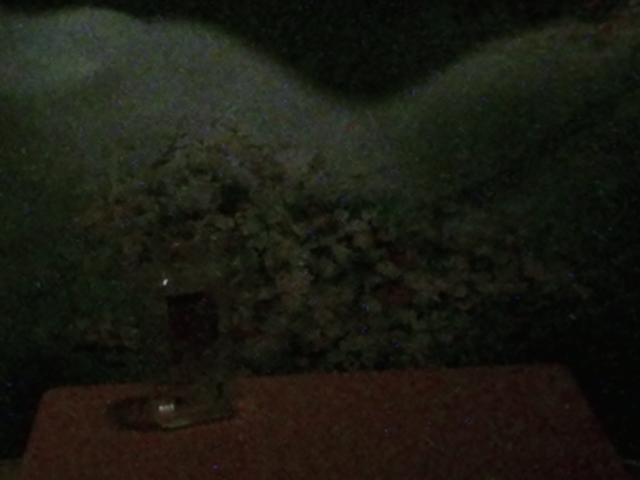
#> input picture data/cases/1001/RGB.png, 640 x 480 px
$ python make_figures.py
#> lines starting #> are read from the running program, lines starting #| are printed output that depends on the picture; after the words box and inside, x2 and y2 are one past the last pixel; in counts of white or black regions, pixels touching at a corner belong together
### src/ipen/data.py
"""Dataset access for the low-light RGB-T segmentation experiment.

12 hand-picked frames of the public VDT-2048 benchmark are shipped with the
repository (``data/cases/<id>/{RGB.png, thermal.png, gt.png}``).  Each frame has
a visible-light image, a thermal image and the pixel-accurate ground-truth mask,
so every segmentation method can be scored exactly.
"""
from __future__ import annotations

from dataclasses import dataclass
from pathlib import Path

import numpy as np
from PIL import Image

ROOT = Path(__file__).resolve().parents[2]
CASES = ROOT / "data" / "cases"

RGB_NAME = "RGB.png"
THERMAL_NAME = "热红外.png"
GT_NAME = "真实掩码GT.png"


@dataclass
class Frame:
    sid: str
    rgb: np.ndarray        # (H, W, 3) uint8
    thermal: np.ndarray    # (H, W, 3) uint8
    gt: np.ndarray         # (H, W) bool

    @property
    def shape(self):
        return self.gt.shape


def _read(path: Path, mode: str = "RGB") -> np.ndarray:
#> called with mode = 'RGB'
    with Image.open(path) as im:
#> im is the input picture: PIL image 640x480 RGB; mean R, G, B 26.1, 26.4, 17.9
        return np.asarray(im.convert(mode))


def load_frame(sid: str) -> Frame:
    d = CASES / sid
    return Frame(sid, _read(d / RGB_NAME), _read(d / THERMAL_NAME),
                 _read(d / GT_NAME, "L") >= 128)
#> call 2 of _read, with mode = 'RGB'
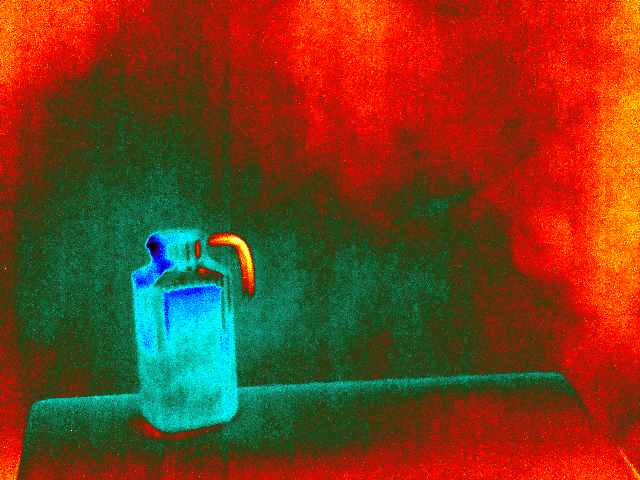
#> input picture data/cases/1001/热红外.png, 640 x 480 px
#> in _read, im is the input picture: PIL image 640x480 RGB; mean R, G, B 117.6, 62.3, 28.4
#> call 3 of _read, with mode = 'L'
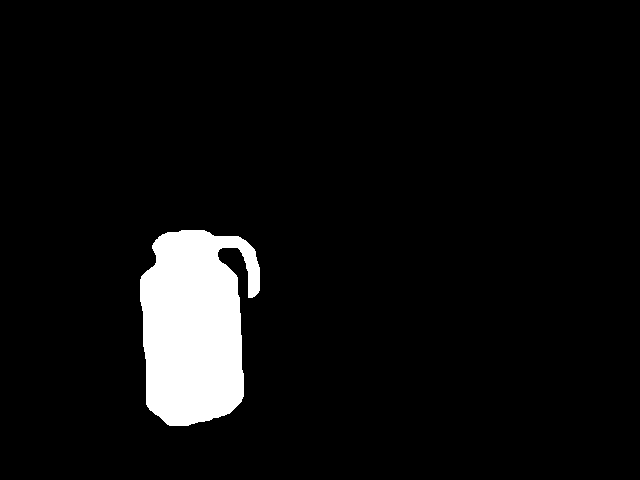
#> input picture data/cases/1001/真实掩码GT.png, 640 x 480 px
#> in _read, im is the input picture: PIL image 640x480 L; 5.8% white; 1 white region, box (x1, y1, x2, y2) and area: (140, 230, 260, 426) 17926


def load_frames(limit: int | None = None) -> list[Frame]:
    ids = sorted(p.name for p in CASES.iterdir() if p.is_dir())
    if limit:
        ids = ids[:limit]
    return [load_frame(sid) for sid in ids]


def luminance(rgb: np.ndarray) -> np.ndarray:
    f = rgb.astype(np.float32) / 255.0
    return 0.299 * f[..., 0] + 0.587 * f[..., 1] + 0.114 * f[..., 2]

### scripts/make_figures.py
"""Figures for the low-light RGB-T segmentation report (classical only).

    python scripts/make_figures.py
"""
from __future__ import annotations

import sys
from pathlib import Path

import matplotlib
matplotlib.use("Agg")
import matplotlib.pyplot as plt
import numpy as np
import pandas as pd

ROOT = Path(__file__).resolve().parents[1]
sys.path.insert(0, str(ROOT / "src"))

from ipen.baselines import grabcut_gtbox                      # noqa: E402
from ipen.data import load_frames                             # noqa: E402
from ipen.enhance import ENHANCERS                            # noqa: E402
from ipen.fuse import fuse                                    # noqa: E402
from ipen.metrics import iou                                   # noqa: E402
from ipen.segment import SEGMENTERS, postprocess               # noqa: E402

plt.rcParams["font.sans-serif"] = ["Microsoft YaHei", "SimHei", "DejaVu Sans"]
plt.rcParams["axes.unicode_minus"] = False
plt.rcParams["figure.dpi"] = 130
plt.rcParams["savefig.bbox"] = "tight"

RESULTS = ROOT / "results"
FIGS = RESULTS / "figs"
FIGS.mkdir(parents=True, exist_ok=True)
BEST = ("Gamma(0.45)", "仅热红外", "自适应阈值")
GRY, ACC, RED = "#7f8c8d", "#2980b9", "#c0392b"


# [21 lines left out: functions _panels, overlay, not called in this run]


def fig_cases():
    frames = load_frames()
#> frames = 1 item
#> (the run stopped early here; a loop or call above may not have finished)
